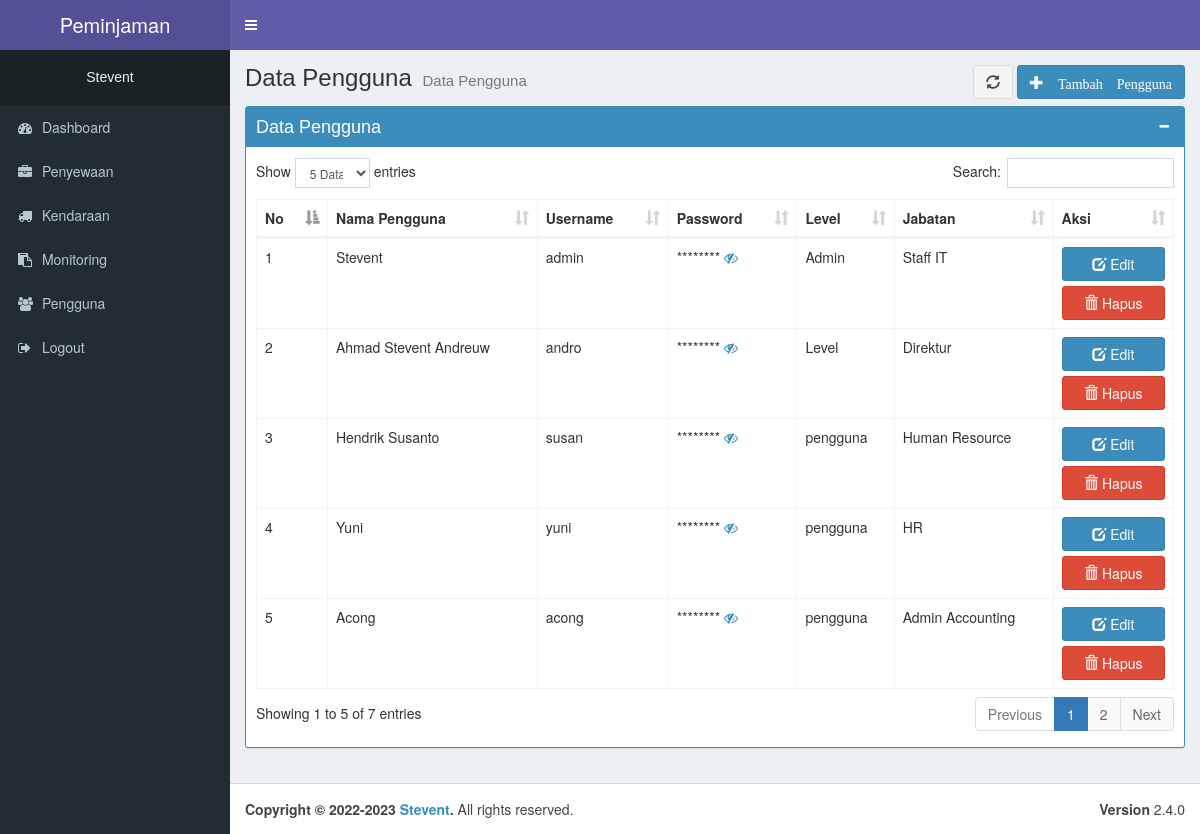
/user/user.php (signed in), run on the app's committed database.
### tables this page shows
CREATE TABLE `tb_user` (
  `id_user` int(50) NOT NULL,
  `nama_user` varchar(40) NOT NULL,
  `username` varchar(10) NOT NULL,
  `password` varchar(80) NOT NULL,
  `level` varchar(50) NOT NULL,
  `jabatan` varchar(50) NOT NULL
);

### user/user.php (the view)
<?php include_once('../_header.php'); ?>
<div class="content-wrapper">
    <section class="content-header">
        <div class="pull-right">
            <button type="button" class="btn btn-default" onclick="window.location.reload();" name="button"> <span class="glyphicon glyphicon-refresh"></span> </button>
            <a href="add.php" class="btn btn-primary"><i class="glyphicon glyphicon-plus"> Tambah Pengguna</i></a>
        </div>
        <h1>
            Data Pengguna
            <small>Data Pengguna</small>
        </h1>
    </section>
    <section class="content">
        <div class="row">
            <div class="col-md-12">
                <div class="box box-primary box-solid">
                    <div class="box-header with-border">
                        <h3 class="box-title">Data Pengguna</h3>
                        <div class="box-tools pull-right">
                            <button type="button" class="btn btn-box-tool" data-widget="collapse"><i class="fa fa-minus"></i>
                            </button>
                        </div>
                    </div>
                    <div class="box-body table-responsive">
                        <table id="example1" class="table table-bordered">
                            <thead>
                                <tr>
                                    <th>No</th>
                                    <th>Nama Pengguna</th>
                                    <th>Username</th>
                                    <th>Password</th>
                                    <th>Level</th>
                                    <th>Jabatan</th>
                                    <th>Aksi</th>
                                </tr>
                            </thead>
                            <tbody>
                                <?php
                                $no = 1;
                                $sql_a = mysqli_query($con, "SELECT * FROM tb_user") or die(mysqli_error($con));
                                if (mysqli_num_rows($sql_a) > 0) {
                                    while ($data = mysqli_fetch_array($sql_a)) { ?>
                                        <tr>
                                            <td><?= $no++ ?></td>
                                            <td><?= $data['nama_user'] ?></td>
                                            <td><?= $data['username'] ?></td>
                                            <td>
                                                <span data-hidden-value="<?= $data['password'] ?>">
                                                    <span class="display">********</span>
                                                    <a class="toggle"><i class="fa fa-eye-slash"></i></a>
                                                </span>
                                            </td>
                                            <td><?= $data['level'] ?></td>
                                            <td><?= $data['jabatan'] ?></td>
                                            <td class="text-center">
                                                <a href="edit.php?id=<?= $data['id_user'] ?>" class="btn btn-primary btn-block"> <i class="glyphicon glyphicon-edit"></i> Edit</a>
                                                <a href="del.php?id=<?= $data['id_user'] ?>" class="btn btn-danger btn-block"> <i class="glyphicon glyphicon-trash"></i> Hapus</a>
                                            </td>
                                        </tr>
                                <?php
                                    }
                                } else {
                                    echo "<tr> <td colspan=\"4\" align=\"center\">Data Tidak Ditemukan</td></tr>";
                                }
                                ?>
                            </tbody>
                        </table>
                    </div>
                </div>
            </div>
        </div>
    </section>
</div>
<?php include_once('../_footer.php'); ?>

### data on the page
tb_user: nama_user "Stevent", username "admin", level "Admin", jabatan "Staff IT"
tb_user: nama_user "Ahmad Stevent Andreuw", username "andro", level "Level", jabatan "Direktur"
tb_user: nama_user "Hendrik Susanto", username "susan", level "pengguna", jabatan "Human Resource"
tb_user: nama_user "Yuni", username "yuni", level "pengguna", jabatan "HR"
tb_user: nama_user "Acong", username "acong", level "pengguna", jabatan "Admin Accounting"

### other printed values
$data_nama "Stevent"
